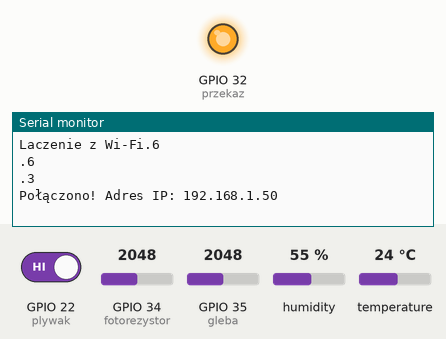
The sketch below on a simulated ESP32. Shown: output pins drawn as LEDs (lit = HIGH), the last lines printed to the serial monitor. The inputs (shaded band) are chosen by the test bench; at power-on: GPIO 22 (plywak) HIGH, GPIO 34 (fotorezystor) = 2048, GPIO 35 (gleba) = 2048, humidity 55 %, temperature 24 °C. WiFi joins after 1.5 s; servers stay silent unless stated; uploads are accepted with an empty reply.

Above: at 2.7 s.
2.8 s: GPIO 22 (plywak) driven LOW
At 6.68 s:
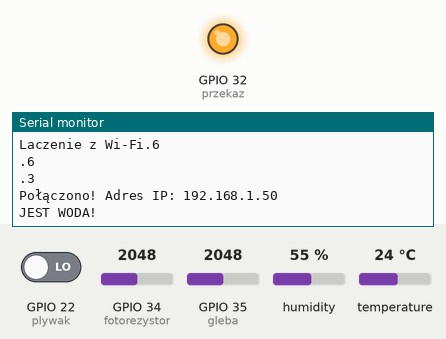
18.1 s: GPIO 22 (plywak) driven HIGH
At 22.11 s:
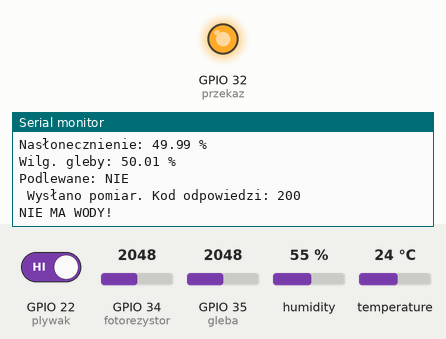

Measured:
- after the input at 2.8 s, the serial monitor: prints a new line after 3.7 s (image 1)
- after the input at 18.1 s, the serial monitor: prints a new line after 3.9 s (image 2)

The sketch:

code.ino
```cpp
#include "DHT.h"
#include <WiFi.h>
#include <HTTPClient.h>


#define DHTPIN 18
#define DHTTYPE DHT11

DHT dht(DHTPIN, DHTTYPE);

int fotorezystor = 34;
int gleba = 35;
int przekaz = 32;
int plywak = 22;
int stan = 0;
float minWilgotnosc = -1;
bool pod = 0;

const char* ssid = "";
const char* password = "";
const char* backendUrl = "http://192.168.1.114:8000/api/pomiar/";

const char* device_id = "esp32-test";

void setup() {
  pinMode(fotorezystor, INPUT);
  pinMode(gleba, INPUT);
  pinMode(przekaz, OUTPUT);
  pinMode(plywak, INPUT_PULLUP);
  digitalWrite(przekaz, HIGH);
  Serial.begin(115200);
  dht.begin();
  WiFi.mode(WIFI_STA);

  WiFi.begin(ssid, password);
  Serial.print("Laczenie z Wi-Fi");

  while (WiFi.status() != WL_CONNECTED){
    delay(500);
    Serial.print(".");
    Serial.println(WiFi.status());
  }
  Serial.println();
  Serial.print("Połączono! Adres IP: ");
  Serial.println(WiFi.localIP());


}

void loop() {
  pod = 0;
  delay(5000);
  float h = dht.readHumidity();
  float t = dht.readTemperature();
  float f = dht.readTemperature(true);

  float swiatlo = analogRead(fotorezystor);
  float wartosc = (swiatlo/4095) * 100;
  wartosc = 100 - wartosc;

  float wilgotnosc = analogRead(gleba);
  float wartoscg = (wilgotnosc/4095) * 100;

  if (isnan(h) || isnan(t) || isnan(f)) {
    Serial.println("brak polaczenia");
    return;
  }

  stan = digitalRead(plywak);
  bool podlewane = 0;

  if(stan == LOW){
    Serial.println("JEST WODA!");
    podlewane = 0;
  }
  else{
    Serial.println("NIE MA WODY!");
    podlewane = 1;
  }


  fetchMinWilgotnosc();
  Serial.println("---- POMIAR ----");
  Serial.printf("Wilg. powietrza: %.2f %%\n", h);
  Serial.printf("Temp: %.2f °C\n", t);
  Serial.printf("Nasłonecznienie: %.2f %%\n", wartosc);
  Serial.printf("Wilg. gleby: %.2f %%\n", wartoscg);
  Serial.printf("Podlewane: %s\n", podlewane ? "TAK" : "NIE");


  if(wartoscg < minWilgotnosc){
    pod = 1;
    digitalWrite(przekaz, LOW);
    delay(500);
    digitalWrite(przekaz, HIGH);
  }

  sendDataToBackend(t, h, wartosc, wartoscg, pod);

  delay(10000);


}


void sendDataToBackend(float temp, float wilg_p, float naslon, float wilg_g, bool czy_podlewane) {
  if (WiFi.status() == WL_CONNECTED) {
    HTTPClient http;
    http.begin(backendUrl);
    http.addHeader("Content-Type", "application/json");

    String json = "{";
    json += "\"device_id\":\"" + String(device_id) + "\",";
    json += "\"temperatura\":" + String(temp) + ",";
    json += "\"wilgotnosc_powietrza\":" + String(wilg_p) + ",";
    json += "\"naslonecznienie\":" + String(naslon) + ",";
    json += "\"wilgotnosc_gleby\":" + String(wilg_g) + ",";
    json += "\"czy_podlewane\":" + String(czy_podlewane ? "true" : "false");
    json += "}";

    int httpResponseCode = http.POST(json);

    if (httpResponseCode > 0) {
      Serial.print(" Wysłano pomiar. Kod odpowiedzi: ");
      Serial.println(httpResponseCode);
    } else {
      Serial.print(" Błąd wysyłania. Kod błędu: ");
      Serial.println(httpResponseCode);
    }

    http.end();
  } else {
    Serial.println(" Brak połączenia z Wi-Fi");
  }
}

void fetchMinWilgotnosc() {
  if (WiFi.status() == WL_CONNECTED) {
    HTTPClient http;
    String url = "http://192.168.1.114:8000/api/device/esp32-test/settings/";
    http.begin(url);

    int httpResponseCode = http.GET();

    if (httpResponseCode == 200) {
      String response = http.getString();
      Serial.println(" Odpowiedź z backendu:");
      Serial.println(response);

      int idx = response.indexOf("min_wilgotnosc");
      if (idx != -1) {
        int colon = response.indexOf(":", idx);
        int comma = response.indexOf(",", colon);
        if (comma == -1) comma = response.indexOf("}", colon);
        String valueStr = response.substring(colon + 1, comma);
        minWilgotnosc = valueStr.toFloat();
        Serial.print(" Pobrano min. wilgotność: ");
        Serial.println(minWilgotnosc);
      }
    } else {
      Serial.print(" Błąd pobierania min_wilgotnosc: ");
      Serial.println(httpResponseCode);
    }

    http.end();
  }
}
```
